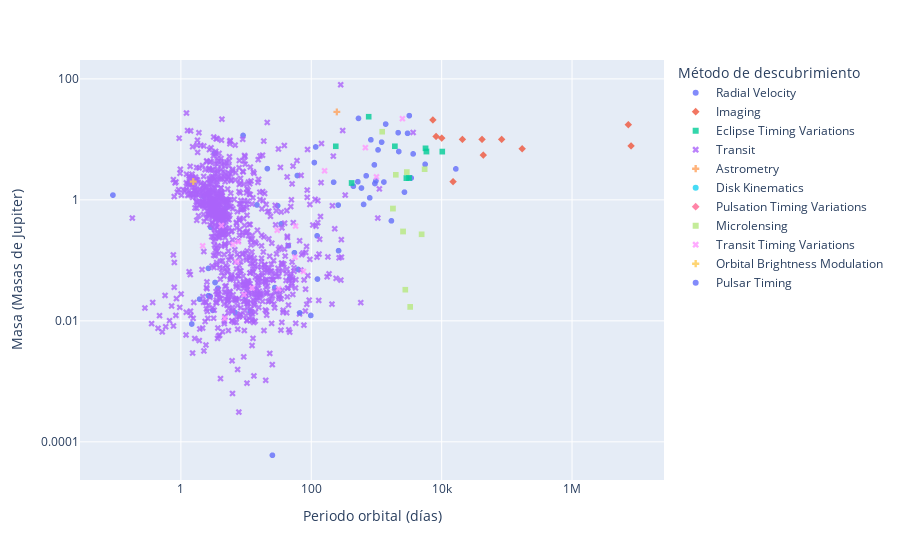

Source (notebook cell):
### Code cell
import plotly.express as px

fig = px.scatter(df, y = 'pl_massj', x = 'pl_orbper', color = 'discoverymethod', symbol = 'discoverymethod', opacity = 0.8, hover_name = 'pl_name', hover_data = {'pl_massj': True, 'discoverymethod': True, 'pl_name': False}, labels = {'discoverymethod': 'Método de descubrimiento'  , 'pl_massj': 'Masa (Masas de Jupiter)', 'pl_orbper' : 'Periodo orbital (días)'})
fig.update_xaxes(type="log")
fig.update_yaxes(type="log", tickvals = [0.0001, 0.01, 1, 100], ticktext = ['0.0001', '0.01', '1', '100'], tickmode = 'array')
fig.show()

### Figure 1 — Plotly figure (JSON) as saved in the notebook; plotly's stock layout.template omitted (floating-point values rounded to 4 significant figures; data arrays with more than 128 entries replaced by an {"elided": "..."} marker saying what was removed)
{"data": [{"customdata": {"elided": "858x2 str values"}, "hovertemplate": "<b>%{hovertext}</b><br><br>Método de descubrimiento=%{customdata[0]}<br>Periodo orbital (días)=%{x}<br>Masa (Masas de Jupiter)=%{y}<extra></extra>", "hovertext": {"elided": "858 str values"}, "legendgroup": "Radial Velocity", "marker": {"color": "#636efa", "opacity": 0.8, "symbol": "circle"}, "mode": "markers", "name": "Radial Velocity", "showlegend": true, "type": "scattergl", "x": {"elided": "858 float values"}, "xaxis": "x", "y": {"elided": "858 float values"}, "yaxis": "y"}, {"customdata": [["Imaging", "1RXS J160929.1-210524 b"], ["Imaging", "2MASS J01033563-5515561 AB b"], ["Imaging", "2MASS J01225093-2439505 b"], ["Imaging", "2MASS J02192210-3925225 b"], ["Imaging", "2MASS J04414489+2301513 b"], ["Imaging", "2MASS J12073346-3932539 b"], ["Imaging", "2MASS J21402931+1625183 A b"], ["Imaging", "2MASS J22362452+4751425 b"], ["Imaging", "51 Eri b"], ["Imaging", "AB Pic b"], ["Imaging", "CFBDSIR J145829+101343 b"], ["Imaging", "CFHTWIR-Oph 98 b"], ["Imaging", "CHXR 73 b"], ["Imaging", "CT Cha b"], ["Imaging", "DH Tau b"], ["Imaging", "FU Tau b"], ["Imaging", "GJ 504 b"], ["Imaging", "GQ Lup b"], ["Imaging", "GSC 06214-00210 b"], ["Imaging", "GU Psc b"], ["Imaging", "HD 106906 b"], ["Imaging", "HD 203030 b"], ["Imaging", "HD 95086 b"], ["Imaging", "HIP 65426 b"], ["Imaging", "HIP 78530 b"], ["Imaging", "HIP 79098 AB b"], ["Imaging", "HN Peg b"], ["Imaging", "HR 2562 b"], ["Imaging", "HR 8799 b"], ["Imaging", "HR 8799 c"], ["Imaging", "HR 8799 d"], ["Imaging", "HR 8799 e"], ["Imaging", "Oph 11 b"], ["Imaging", "PDS 70 b"], ["Imaging", "PDS 70 c"], ["Imaging", "ROXs 12 b"], ["Imaging", "ROXs 42 B b"], ["Imaging", "Ross 458 c"], ["Imaging", "SR 12 AB c"], ["Imaging", "TYC 8998-760-1 b"], ["Imaging", "TYC 8998-760-1 c"], ["Imaging", "USco CTIO 108 b"], ["Imaging", "USco1556 b"], ["Imaging", "USco1621 b"], ["Imaging", "VHS J125601.92-125723.9 b"], ["Imaging", "WD 0806-661 b"], ["Imaging", "WISEP J121756.91+162640.2 A b"], ["Imaging", "YSES 2 b"], ["Imaging", "bet Pic b"], ["Imaging", "kap And b"]], "hovertemplate": "<b>%{hovertext}</b><br><br>Método de descubrimiento=%{customdata[0]}<br>Periodo orbital (días)=%{x}<br>Masa (Masas de Jupiter)=%{y}<extra></extra>", "hovertext": ["1RXS J160929.1-210524 b", "2MASS J01033563-5515561 AB b", "2MASS J01225093-2439505 b", "2MASS J02192210-3925225 b", "2MASS J04414489+2301513 b", "2MASS J12073346-3932539 b", "2MASS J21402931+1625183 A b", "2MASS J22362452+4751425 b", "51 Eri b", "AB Pic b", "CFBDSIR J145829+101343 b", "CFHTWIR-Oph 98 b", "CHXR 73 b", "CT Cha b", "DH Tau b", "FU Tau b", "GJ 504 b", "GQ Lup b", "GSC 06214-00210 b", "GU Psc b", "HD 106906 b", "HD 203030 b", "HD 95086 b", "HIP 65426 b", "HIP 78530 b", "HIP 79098 AB b", "HN Peg b", "HR 2562 b", "HR 8799 b", "HR 8799 c", "HR 8799 d", "HR 8799 e", "Oph 11 b", "PDS 70 b", "PDS 70 c", "ROXs 12 b", "ROXs 42 B b", "Ross 458 c", "SR 12 AB c", "TYC 8998-760-1 b", "TYC 8998-760-1 c", "USco CTIO 108 b", "USco1556 b", "USco1621 b", "VHS J125601.92-125723.9 b", "WD 0806-661 b", "WISEP J121756.91+162640.2 A b", "YSES 2 b", "bet Pic b", "kap And b"], "legendgroup": "Imaging", "marker": {"color": "#EF553B", "opacity": 0.8, "symbol": "diamond"}, "mode": "markers", "name": "Imaging", "showlegend": true, "type": "scattergl", "x": [null, null, null, null, null, null, 7336.0, null, 14965, null, 10040.0, 8040000, null, null, null, null, null, null, null, null, null, null, null, null, null, null, null, null, 171700.0, 83260.0, 41630.0, 20820.0, 7300000, 43500, null, null, null, null, null, null, null, null, null, null, null, null, null, null, 8207, null], "xaxis": "x", "y": [9, 13, 24.5, 13.9, 7.5, 4.5, 20.95, 12.5, 2, 13.5, 10.5, 7.8, 12.57, 17, 11, 16, 4, 25.5, 15.38, 11.3, 11.97, 24.09, 5, 9, 23.35, 20.5, 22.0, 30, 7, 10, 10, 10, 17.5, 5.5, 2, 16, 9.75, 7, 13, 14, 6, 14, 15, 16, 32.43, 7.5, 22, 6.3, 11.18, 13.21], "yaxis": "y"}, {"customdata": [["Eclipse Timing Variations", "2MASS J19383260+4603591 b"], ["Eclipse Timing Variations", "DE CVn b"], ["Eclipse Timing Variations", "DP Leo b"], ["Eclipse Timing Variations", "HW Vir b"], ["Eclipse Timing Variations", "KIC 5095269 b"], ["Eclipse Timing Variations", "MXB 1658-298 b"], ["Eclipse Timing Variations", "NN Ser c"], ["Eclipse Timing Variations", "NN Ser d"], ["Eclipse Timing Variations", "NSVS 14256825 b"], ["Eclipse Timing Variations", "NY Vir b"], ["Eclipse Timing Variations", "NY Vir c"], ["Eclipse Timing Variations", "RR Cae b"], ["Eclipse Timing Variations", "UZ For b"], ["Eclipse Timing Variations", "UZ For c"]], "hovertemplate": "<b>%{hovertext}</b><br><br>Método de descubrimiento=%{customdata[0]}<br>Periodo orbital (días)=%{x}<br>Masa (Masas de Jupiter)=%{y}<extra></extra>", "hovertext": ["2MASS J19383260+4603591 b", "DE CVn b", "DP Leo b", "HW Vir b", "KIC 5095269 b", "MXB 1658-298 b", "NN Ser c", "NN Ser d", "NSVS 14256825 b", "NY Vir b", "NY Vir c", "RR Cae b", "UZ For b", "UZ For c"], "legendgroup": "Eclipse Timing Variations", "marker": {"color": "#00cc96", "opacity": 0.8, "symbol": "square"}, "mode": "markers", "name": "Eclipse Timing Variations", "showlegend": true, "type": "scattergl", "x": [416, 4098.0, 10220, 4640, 237.7, 760, 5660, 2884.0, 3225, 3160, 8799, 4344.0, 5840, 1916.0], "xaxis": "x", "y": [1.9, null, 6.28, null, 7.693, 23.7, 7.12, 2.29, null, 2.3, null, null, 6.3, 7.7], "yaxis": "y"}, {"customdata": {"elided": "3337x2 str values"}, "hovertemplate": "<b>%{hovertext}</b><br><br>Método de descubrimiento=%{customdata[0]}<br>Periodo orbital (días)=%{x}<br>Masa (Masas de Jupiter)=%{y}<extra></extra>", "hovertext": {"elided": "3337 str values"}, "legendgroup": "Transit", "marker": {"color": "#ab63fa", "opacity": 0.8, "symbol": "x"}, "mode": "markers", "name": "Transit", "showlegend": true, "type": "scattergl", "x": {"elided": "3337 float values"}, "xaxis": "x", "y": {"elided": "3337 float values"}, "yaxis": "y"}, {"customdata": [["Astrometry", "DENIS-P J082303.1-491201 b"]], "hovertemplate": "<b>%{hovertext}</b><br><br>Método de descubrimiento=%{customdata[0]}<br>Periodo orbital (días)=%{x}<br>Masa (Masas de Jupiter)=%{y}<extra></extra>", "hovertext": ["DENIS-P J082303.1-491201 b"], "legendgroup": "Astrometry", "marker": {"color": "#FFA15A", "opacity": 0.8, "symbol": "cross"}, "mode": "markers", "name": "Astrometry", "showlegend": true, "type": "scattergl", "x": [246.4], "xaxis": "x", "y": [28.5], "yaxis": "y"}, {"customdata": [["Disk Kinematics", "HD 97048 b"]], "hovertemplate": "<b>%{hovertext}</b><br><br>Método de descubrimiento=%{customdata[0]}<br>Periodo orbital (días)=%{x}<br>Masa (Masas de Jupiter)=%{y}<extra></extra>", "hovertext": ["HD 97048 b"], "legendgroup": "Disk Kinematics", "marker": {"color": "#19d3f3", "opacity": 0.8, "symbol": "circle"}, "mode": "markers", "name": "Disk Kinematics", "showlegend": true, "type": "scattergl", "x": [null], "xaxis": "x", "y": [2.5], "yaxis": "y"}, {"customdata": [["Pulsation Timing Variations", "KIC 7917485 b"], ["Pulsation Timing Variations", "V0391 Peg b"]], "hovertemplate": "<b>%{hovertext}</b><br><br>Método de descubrimiento=%{customdata[0]}<br>Periodo orbital (días)=%{x}<br>Masa (Masas de Jupiter)=%{y}<extra></extra>", "hovertext": ["KIC 7917485 b", "V0391 Peg b"], "legendgroup": "Pulsation Timing Variations", "marker": {"color": "#FF6692", "opacity": 0.8, "symbol": "diamond"}, "mode": "markers", "name": "Pulsation Timing Variations", "showlegend": true, "type": "scattergl", "x": [840, 1170], "xaxis": "x", "y": [null, null], "yaxis": "y"}, {"customdata": {"elided": "108x2 str values"}, "hovertemplate": "<b>%{hovertext}</b><br><br>Método de descubrimiento=%{customdata[0]}<br>Periodo orbital (días)=%{x}<br>Masa (Masas de Jupiter)=%{y}<extra></extra>", "hovertext": ["KMT-2016-BLG-0212L b", "KMT-2016-BLG-1107L b", "KMT-2016-BLG-1397L b", "KMT-2016-BLG-1820L b", "KMT-2016-BLG-1836L b", "KMT-2016-BLG-2142L b", "KMT-2016-BLG-2364L b", "KMT-2016-BLG-2397L b", "KMT-2017-BLG-0165L b", "KMT-2017-BLG-1038L b", "KMT-2017-BLG-1146L b", "KMT-2018-BLG-0029L b", "KMT-2018-BLG-0748L b", "KMT-2018-BLG-1292L b", "KMT-2018-BLG-1990L b", "KMT-2019-BLG-0842L b", "KMT-2019-BLG-1339L b", "KMT-2019-BLG-1953L b", "MOA-2007-BLG-192L b", "MOA-2007-BLG-400L b", "MOA-2008-BLG-310L b", "MOA-2008-BLG-379L b", "MOA-2009-BLG-266L b", "MOA-2009-BLG-319L b", "MOA-2009-BLG-387L b", "MOA-2010-BLG-073L b", "MOA-2010-BLG-117L b", "MOA-2010-BLG-328L b", "MOA-2010-BLG-353L b", "MOA-2010-BLG-477L b", "MOA-2011-BLG-028L b", "MOA-2011-BLG-262L b", "MOA-2011-BLG-291L b", "MOA-2011-BLG-293L b", "MOA-2011-BLG-322L b", "MOA-2012-BLG-006L b", "MOA-2012-BLG-505L b", "MOA-2013-BLG-220L b", "MOA-2013-BLG-605L b", "MOA-2015-BLG-337L b", "MOA-2016-BLG-227L b", "MOA-2016-BLG-319L b", "MOA-bin-1L b", "MOA-bin-29 b", "OGLE-2003-BLG-235L b", "OGLE-2005-BLG-071L b", "OGLE-2005-BLG-169L b", "OGLE-2005-BLG-390L b", "OGLE-2006-BLG-109L b", "OGLE-2006-BLG-109L c", "OGLE-2007-BLG-349L AB c", "OGLE-2007-BLG-368L b", "OGLE-2008-BLG-092L b", "OGLE-2008-BLG-355L b", "OGLE-2011-BLG-0173L b", "OGLE-2011-BLG-0251L b", "OGLE-2011-BLG-0265L b", "OGLE-2012-BLG-0026L b", "OGLE-2012-BLG-0026L c", "OGLE-2012-BLG-0358L b", "OGLE-2012-BLG-0406L b", "OGLE-2012-BLG-0563L b", "OGLE-2012-BLG-0724L b", "OGLE-2012-BLG-0838L b", "OGLE-2012-BLG-0950L b", "OGLE-2013-BLG-0102L b", "OGLE-2013-BLG-0132L b", "OGLE-2013-BLG-0341L B b", "OGLE-2013-BLG-0911L b", "OGLE-2013-BLG-1721L b", "OGLE-2013-BLG-1761L b", "OGLE-2014-BLG-0124L b", "OGLE-2014-BLG-0676L b", "OGLE-2014-BLG-1722L b", "OGLE-2014-BLG-1722L c", "OGLE-2014-BLG-1760L b", "OGLE-2015-BLG-0051L b", "OGLE-2015-BLG-0954L b", "OGLE-2015-BLG-0966L b", "OGLE-2015-BLG-1649L b", "OGLE-2015-BLG-1670L b", "OGLE-2015-BLG-1771L b", "OGLE-2016-BLG-0263L b", "OGLE-2016-BLG-0613L AB b", "OGLE-2016-BLG-1067L b", "OGLE-2016-BLG-1190L b", "OGLE-2016-BLG-1195L b", "OGLE-2016-BLG-1227L b", "OGLE-2017-BLG-0173L b", "OGLE-2017-BLG-0373L b", "OGLE-2017-BLG-0406L b", "OGLE-2017-BLG-0482L b", "OGLE-2017-BLG-0604L b", "OGLE-2017-BLG-1049L b", "OGLE-2017-BLG-1140L b", "OGLE-2017-BLG-1375L b", "OGLE-2017-BLG-1434L b", "OGLE-2017-BLG-1522L b", "OGLE-2018-BLG-0596L b", "OGLE-2018-BLG-0677L b", "OGLE-2018-BLG-0740L b", "OGLE-2018-BLG-1011L b", "OGLE-2018-BLG-1011L c", "OGLE-2018-BLG-1269L b", "OGLE-2018-BLG-1428L b", "OGLE-2018-BLG-1700L b", "TCP J05074264+2447555 b", "UKIRT-2017-BLG-001L b"], "legendgroup": "Microlensing", "marker": {"color": "#B6E880", "opacity": 0.8, "symbol": "square"}, "mode": "markers", "name": "Microlensing", "showlegend": true, "type": "scattergl", "x": [null, null, null, null, null, null, null, null, null, null, null, null, null, null, null, null, null, null, null, null, null, null, 2774, null, 1982, null, null, null, null, null, null, null, null, 2920, null, null, null, null, null, null, null, null, null, null, null, null, null, 3285, 1788.0, 4928.0, 2557, null, null, null, null, null, null, null, null, null, null, null, null, null, null, null, null, null, null, null, null, null, null, null, null, null, null, null, null, null, null, null, null, null, null, 1224, null, null, null, null, null, null, null, null, null, null, null, null, null, null, 5480, null, null, null, null, null, null, null], "xaxis": "x", "y": [4.518, 1.686, 7, 4.57, 2.286, 15.49, 3.93, 2.525, 0.11, 2.2, 0.78, 0.0256, 0.19, 4.685, 0.511, 0.03234, 6.355, 0.64, 0.01, 0.83, 0.1518, 4.1, 0.0327, 0.206, 2.6, 11, 0.54, 0.1399, 0.25, 1.5, 0.09, 0.02725, 0.058, 2.88, 11.6, 8.4, 0.0211, 2.74, 0.03388, 9.053, 4.25, 0.635, 3.7, 0.5833, 2.05, 3.6, 0.0423, 0.017, 0.7185, 0.27, 0.3, 0.06, 0.18, 4.6, 3.417, 0.49, 0.72, 0.1275, 0.77, 1.853, 3.043, 0.39, 0.47, 0.167, 0.09658, 13.5, 0.29, 0.00626, 9.715, 0.64, 2.7, 0.49, 3.09, 0.1735, 0.2625, 0.56, 0.72, 3.65, 0.066, 2.54, 0.0563, 1.104, 4.1, 3.045, 0.43, 13.38, 0.0068, 2.885, 0.02077, 0.295, 0.41, 0.028, 0.51, 5.53, 1.605, 12.01, 0.014, 0.75, 0.02447, 0.0125, 3.217, 1.8, 2.8, 0.7, 0.77, 4.4, 0.029, 1.28], "yaxis": "y"}, {"customdata": [["Transit Timing Variations", "Kepler-122 f"], ["Transit Timing Variations", "Kepler-160 d"], ["Transit Timing Variations", "Kepler-19 c"], ["Transit Timing Variations", "Kepler-338 e"], ["Transit Timing Variations", "Kepler-37 e"], ["Transit Timing Variations", "Kepler-411 e"], ["Transit Timing Variations", "Kepler-414 b"], ["Transit Timing Variations", "Kepler-414 c"], ["Transit Timing Variations", "Kepler-415 b"], ["Transit Timing Variations", "Kepler-415 c"], ["Transit Timing Variations", "Kepler-416 b"], ["Transit Timing Variations", "Kepler-416 c"], ["Transit Timing Variations", "Kepler-417 b"], ["Transit Timing Variations", "Kepler-417 c"], ["Transit Timing Variations", "Kepler-419 c"], ["Transit Timing Variations", "Kepler-448 c"], ["Transit Timing Variations", "Kepler-46 c"], ["Transit Timing Variations", "Kepler-539 c"], ["Transit Timing Variations", "Kepler-82 f"], ["Transit Timing Variations", "WASP-126 c"], ["Transit Timing Variations", "WASP-18 c"]], "hovertemplate": "<b>%{hovertext}</b><br><br>Método de descubrimiento=%{customdata[0]}<br>Periodo orbital (días)=%{x}<br>Masa (Masas de Jupiter)=%{y}<extra></extra>", "hovertext": ["Kepler-122 f", "Kepler-160 d", "Kepler-19 c", "Kepler-338 e", "Kepler-37 e", "Kepler-411 e", "Kepler-414 b", "Kepler-414 c", "Kepler-415 b", "Kepler-415 c", "Kepler-416 b", "Kepler-416 c", "Kepler-417 b", "Kepler-417 c", "Kepler-419 c", "Kepler-448 c", "Kepler-46 c", "Kepler-539 c", "Kepler-82 f", "WASP-126 c", "WASP-18 c"], "legendgroup": "Transit Timing Variations", "marker": {"color": "#FF97FF", "opacity": 0.8, "symbol": "x"}, "mode": "markers", "name": "Transit Timing Variations", "showlegend": true, "type": "scattergl", "x": [56.27, 30, 160, 9.342, 51.21, 31.51, 4.7, 7.171, 4.176, 8.708, 6.319, 12.21, 12.33, 15.94, 675.5, 2500, 57.33, 1000, 75.73, 7.63, 2.156], "xaxis": "x", "y": [0.113, 0.3146, 3.021, 0.027, null, 0.03398, 0.011, 0.094, 0.377, null, 0.183, null, 0.035, null, 7.3, 22, 0.369, 2.4, 0.06576, 0.202, 0.1737], "yaxis": "y"}, {"customdata": [["Orbital Brightness Modulation", "Kepler-76 b"]], "hovertemplate": "<b>%{hovertext}</b><br><br>Método de descubrimiento=%{customdata[0]}<br>Periodo orbital (días)=%{x}<br>Masa (Masas de Jupiter)=%{y}<extra></extra>", "hovertext": ["Kepler-76 b"], "legendgroup": "Orbital Brightness Modulation", "marker": {"color": "#FECB52", "opacity": 0.8, "symbol": "cross"}, "mode": "markers", "name": "Orbital Brightness Modulation", "showlegend": true, "type": "scattergl", "x": [1.545], "xaxis": "x", "y": [2.003], "yaxis": "y"}, {"customdata": [["Pulsar Timing", "PSR B0329+54 b"], ["Pulsar Timing", "PSR B1257+12 b"], ["Pulsar Timing", "PSR B1257+12 c"], ["Pulsar Timing", "PSR B1257+12 d"], ["Pulsar Timing", "PSR B1620-26 b"], ["Pulsar Timing", "PSR J1719-1438 b"], ["Pulsar Timing", "PSR J2322-2650 b"]], "hovertemplate": "<b>%{hovertext}</b><br><br>Método de descubrimiento=%{customdata[0]}<br>Periodo orbital (días)=%{x}<br>Masa (Masas de Jupiter)=%{y}<extra></extra>", "hovertext": ["PSR B0329+54 b", "PSR B1257+12 b", "PSR B1257+12 c", "PSR B1257+12 d", "PSR B1620-26 b", "PSR J1719-1438 b", "PSR J2322-2650 b"], "legendgroup": "Pulsar Timing", "marker": {"color": "#636efa", "opacity": 0.8, "symbol": "circle"}, "mode": "markers", "name": "Pulsar Timing", "showlegend": true, "type": "scattergl", "x": [10140, 25.34, 66.56, 98.23, null, 0.09071, 0.323], "xaxis": "x", "y": [null, 6e-05, 0.01353, 0.01227, 2.5, 1.2, null], "yaxis": "y"}], "layout": {"autosize": true, "legend": {"title": {"text": "Método de descubrimiento"}, "tracegroupgap": 0}, "margin": {"t": 60}, "xaxis": {"anchor": "y", "autorange": true, "domain": [0, 1], "range": [-1.534, 7.397], "title": {"text": "Periodo orbital (días)"}, "type": "log"}, "yaxis": {"anchor": "x", "autorange": true, "domain": [0, 1], "range": [-4.696, 2.377], "tickmode": "array", "ticktext": ["0.0001", "0.01", "1", "100"], "tickvals": [0.0001, 0.01, 1, 100], "title": {"text": "Masa (Masas de Jupiter)"}, "type": "log"}}}
